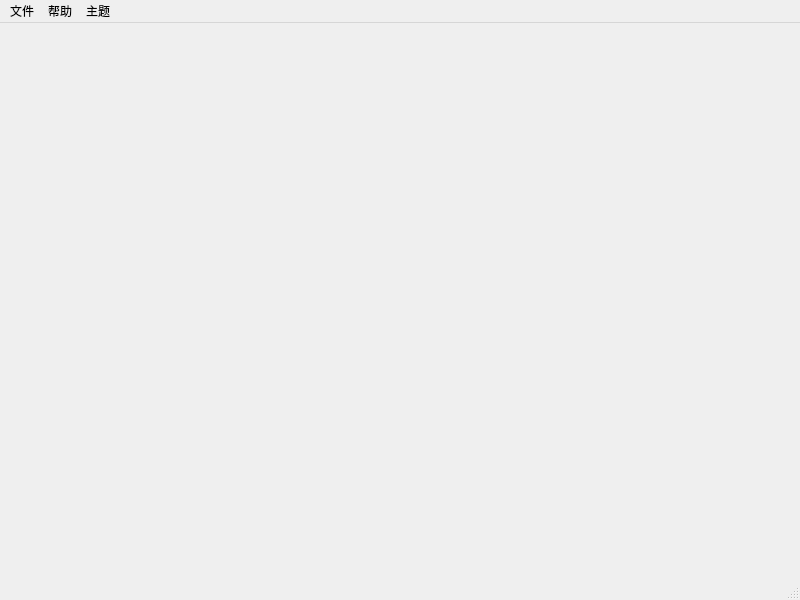
<?xml version="1.0" encoding="UTF-8"?>
<ui version="4.0">
 <class>MainWindow</class>
 <widget class="QMainWindow" name="MainWindow">
  <property name="geometry">
   <rect>
    <x>0</x>
    <y>0</y>
    <width>800</width>
    <height>600</height>
   </rect>
  </property>
  <property name="windowTitle">
   <string>WinkStudio</string>
  </property>
  <widget class="QWidget" name="centralwidget"/>
  <widget class="QMenuBar" name="menubar">
   <property name="geometry">
    <rect>
     <x>0</x>
     <y>0</y>
     <width>800</width>
     <height>24</height>
    </rect>
   </property>
   <widget class="QMenu" name="menu_file">
    <property name="title">
     <string>文件</string>
    </property>
    <addaction name="action_set"/>
   </widget>
   <widget class="QMenu" name="menu_help">
    <property name="title">
     <string>帮助</string>
    </property>
    <addaction name="action_feedback"/>
    <addaction name="action_about"/>
   </widget>
   <widget class="QMenu" name="menu">
    <property name="title">
     <string>主题</string>
    </property>
    <addaction name="action_dark"/>
    <addaction name="action_light"/>
   </widget>
   <addaction name="menu_file"/>
   <addaction name="menu_help"/>
   <addaction name="menu"/>
  </widget>
  <widget class="QStatusBar" name="statusbar"/>
  <action name="action_set">
   <property name="text">
    <string>设置</string>
   </property>
  </action>
  <action name="action_feedback">
   <property name="text">
    <string>反馈</string>
   </property>
  </action>
  <action name="action_about">
   <property name="text">
    <string>关于</string>
   </property>
  </action>
  <action name="action_dark">
   <property name="text">
    <string>dark</string>
   </property>
  </action>
  <action name="action_light">
   <property name="text">
    <string>light</string>
   </property>
  </action>
 </widget>
 <resources/>
 <connections/>
</ui>
